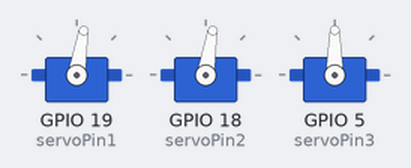
Bench run of a program on a simulated ESP32. Shown: 3 × servo. What the program prints to the serial monitor is not drawn.

Above: at 0.15 s.
At 4.98 s:
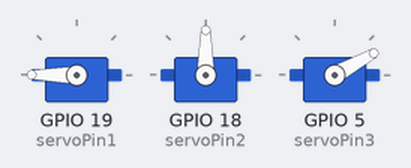
At 10.08 s:
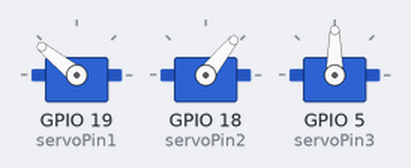
At 19.99 s:
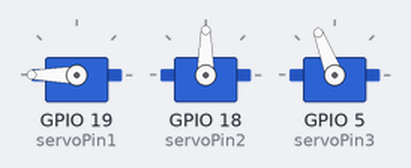
At 29.9 s:
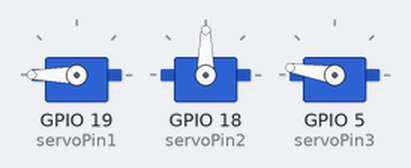
At 39.81 s:
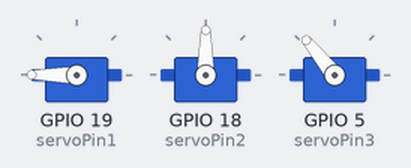
Timing chart, 0 to 40.0 s (numbered marks = the images above):
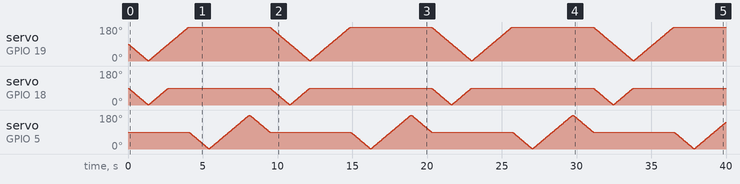

The program:

main.cpp
```cpp
#include <Arduino.h>
#include <ESP32_Servo.h>
#include "servoMotor.h"
int stage = 0;
const int servoPin1 = 19;
const int servoPin2 = 18;
const int servoPin3 = 5;
customServo Servo1 = customServo(servoPin1);
customServo Servo2 = customServo(servoPin2);
customServo Servo3 = customServo(servoPin3);

void setup() {
  Serial.begin(9600);
  Servo1.attach();
  Servo2.attach();
  Servo3.attach();
}

void loop() {
  if(stage == 0){
    Servo1.linear(0);
    Servo1.linear(180);
    Servo2.linear(0);
    Servo2.linear(90);
    Servo3.linear(0);
    Servo3.linear(180);
    Servo3.linear(90);
    stage =1;
  }if(stage == 3){
    stage = 0;
  }
  if(stage == 1){
    Servo1.update();
    Servo2.update();
    if(!Servo1.isMoving()){
    Serial.print("stage2 \t");
    stage = 2;
    }
  }
  if(stage == 2){
    Servo3.update();
    if(!Servo3.isMoving()){
    Serial.println("stage3 \t");
    stage = 3;
    }
  }
}
```

servoMotor.h
```cpp
#pragma once
#include <Arduino.h>
#include <ESP32_Servo.h>

#define Max_Moves 10

class customServo
{
private:
    struct Move{
        int speed;
        int position;
    };

    int servoPos;
    int servoPin;
    Servo myServo;

    // Non-blocking movement
    int targetPos;
    int spd;
    unsigned long lastUpdate = 0;
    bool moving = false;

    //  movement list
    Move movements[Max_Moves];
    int first = 0;
    int last = 0;
public:
    customServo(int Pin){
        servoPin = Pin;
    };

    int getServoPin(){return servoPin;}

    int getServoPos(){return servoPos;}
    void setServoPos(int pos){servoPos = pos;}

    bool isMoving() {return (moving || (first != last));}

    void attach(){
        myServo.attach(servoPin);
        myServo.write(90);
        targetPos = 90;
        servoPos = 90;
    }

    void linear(int newPos,int speed = 15){
        int next = (last + 1) % Max_Moves;
        if (next != first) {  // Check if list is not full
            movements[last].position = newPos;
            movements[last].speed = speed;
            last = next;
        } else {
            // list full
        }
    }

    void update(){
        if(!moving){
            //seeing if there is a move in the list
            if(first != last){
                targetPos = movements[first].position;
                spd = movements[first].speed;
                first = (first + 1) % Max_Moves;
                moving = true;
                lastUpdate = millis();
            }
            return;
        }

        unsigned long currentMillis = millis();
        if (currentMillis - lastUpdate >= spd){
            lastUpdate = currentMillis;

            if(targetPos < servoPos){
                servoPos--;
            }else if(targetPos > servoPos){
                servoPos++;
            }
            myServo.write(servoPos);

            if (servoPos == targetPos) {
                moving = false;
            }
        }
    }
};
```
